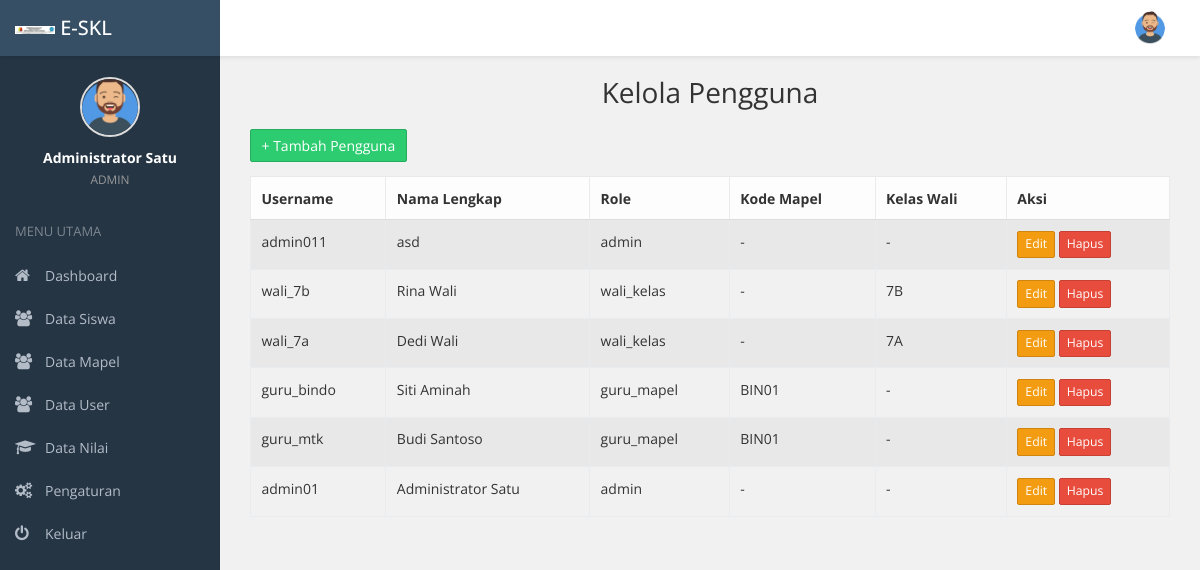
The page /admin/data_user.php (signed in) on the database its author committed.
### tables this page shows
CREATE TABLE `settings` (
  `id` int(11) NOT NULL,
  `tahun_ajaran` varchar(20) NOT NULL,
  `logo` varchar(255) DEFAULT NULL,
  `kop_surat` text DEFAULT NULL,
  `jadwal_pengumuman` datetime DEFAULT NULL,
  `nama_kepala_sekolah` varchar(100) DEFAULT NULL,
  `nip_kepala_sekolah` varchar(30) DEFAULT NULL,
  `nama_sekolah` varchar(255) NOT NULL
);

CREATE TABLE `users` (
  `id` int(11) NOT NULL,
  `username` varchar(50) NOT NULL,
  `password` varchar(255) NOT NULL,
  `nama_lengkap` varchar(100) DEFAULT NULL,
  `role` enum('admin','guru_mapel','wali_kelas','siswa') NOT NULL,
  `kode_mapel` varchar(10) DEFAULT NULL,
  `kelas_wali` varchar(10) DEFAULT NULL
);

### admin/data_user.php (the view, shortened to what this page needs)
<?php
include('../includes/koneksi.php');
$id_user = $_SESSION['id_user'];
$user = mysqli_fetch_assoc(mysqli_query($conn, "SELECT * FROM users WHERE id = '$id_user'"));
$settings = mysqli_fetch_assoc(mysqli_query($conn, "SELECT * FROM settings LIMIT 1"));
$result = mysqli_query($conn, "SELECT * FROM users ORDER BY id DESC");
?>
<!DOCTYPE html>
<html lang="id">
<head>
    <link rel="stylesheet" href="../assets/back/vendors/bootstrap/dist/css/bootstrap.min.css">
    <link rel="stylesheet" href="../assets/back/vendors/font-awesome/css/font-awesome.min.css">
    <link rel="stylesheet" href="../assets/back/css/main.min.css">
    <link rel="stylesheet" href="../assets/back/css/costum.css">
</head>
    <header class="header">
        <div class="page-brand">
            <a class="link" href="index.php">
                <img src="<?= $settings['logo'] ?>" width="40" alt="LOGO">
                <span class="brand">E-SKL</span>
            </a>
        </div>
        <div class="flexbox flex-1">
            <ul class="nav navbar-toolbar">
                <li><a class="nav-link sidebar-toggler js-sidebar-toggler"><i class="ti-menu"></i></a></li>
            </ul>
            <ul class="nav navbar-toolbar">
                <li class="dropdown dropdown-user">
                    <a class="nav-link dropdown-toggle link" data-toggle="dropdown">
                        <img src="../assets/back/img/admin.png">
                    </a>
                </li>
            </ul>
        </div>
    </header>
<body class="fixed-navbar fixed-layout">
<div class="page-wrapper">
    <?php include 'menu.php'; ?>
    <div class="content-wrapper">
        <div class="container-fluid">
            <h2 class="text-center mt-4 mb-4">Kelola Pengguna</h2>
            <div class="mb-3 text-end">
                <button class="btn btn-success" data-toggle="modal" data-target="#modalTambahUser">+ Tambah Pengguna</button>
            </div>
            <div class="table-responsive">
                <table class="table table-bordered table-striped">
                    <thead class="table-light">
                        <tr>
                            <th>Username</th>
                            <th>Nama Lengkap</th>
                            <th>Role</th>
                            <th>Kode Mapel</th>
                            <th>Kelas Wali</th>
                            <th>Aksi</th>
                        </tr>
                    </thead>
                    <tbody>
                        <?php while ($row = mysqli_fetch_assoc($result)) { ?>
                        <tr>
                            <td><?= $row['username'] ?></td>
                            <td><?= $row['nama_lengkap'] ?></td>
                            <td><?= $row['role'] ?></td>
                            <td><?= $row['kode_mapel'] ?? '-' ?></td>
                            <td><?= $row['kelas_wali'] ?? '-' ?></td>
                            <td>
                                <button class="btn btn-warning btn-sm btn-edit" data-id="<?= $row['id'] ?>">Edit</button>
                                <a href="delete_user.php?id=<?= $row['id'] ?>" class="btn btn-danger btn-sm" onclick="return confirm('Yakin ingin menghapus?')">Hapus</a>
                            </td>
                        </tr>
                        <?php } ?>
                    </tbody>
                </table>
            </div>
        </div>
    </div>
</div>
</body>
</html>

### admin/menu.php (shortened to what this page needs)
<div class="page-sidebar">
    <div class="profile text-center py-4">
        <div class="profile-image">
            <img src="../assets/back/img/admin.png" alt="Admin" />
        </div>
        <div class="profile-info">
            <span class="font-weight-bold"><?= $user['nama_lengkap'] ?></span><br>
            <small class="text-muted"><?= strtoupper($user['role']) ?></small>
        </div>
    </div>
    <ul class="side-menu metismenu">
        <li class="heading">MENU UTAMA</li>
        <li>
            <a href="index.php"><i class="sidebar-item-icon fa fa-home"></i>
                <span class="nav-label">Dashboard</span>
            </a>
        </li>
        <li>
            <a href="data_siswa.php"><i class="sidebar-item-icon fa fa-users"></i>
                <span class="nav-label">Data Siswa</span>
            </a>
        </li>
        <li>
            <a href="data_mapel.php"><i class="sidebar-item-icon fa fa-users"></i>
                <span class="nav-label">Data Mapel</span>
            </a>
        </li>
        <li>
            <a href="data_user.php"><i class="sidebar-item-icon fa fa-users"></i>
                <span class="nav-label">Data User</span>
            </a>
        </li>
        <li>
            <a href="data_nilai.php"><i class="sidebar-item-icon fa fa-graduation-cap"></i>
                <span class="nav-label">Data Nilai</span>
            </a>
        </li>
        <li>
            <a href="pengaturan.php"><i class="sidebar-item-icon fa fa-cogs"></i>
                <span class="nav-label">Pengaturan</span>
            </a>
        </li>
        <li>
            <a href="logout.php"><i class="sidebar-item-icon fa fa-power-off"></i>
                <span class="nav-label">Keluar</span>
            </a>
        </li>
    </ul>
</div>

### admin/menu.php (style rules this page uses)
.profile-image img { width: 60px; height: 60px; object-fit: cover; border-radius: 50%; border: 2px solid #ddd; }
.profile-info { padding-top: 10px; color: white; }

### rows shown on the page
settings: logo (picture)
users: nama_lengkap "Administrator Satu", role "ADMIN", username "admin01", role "admin", kode_mapel "-", kelas_wali "-"
users: username "admin011", nama_lengkap "asd", role "admin", kode_mapel "-", kelas_wali "-"
users: username "wali_7b", nama_lengkap "Rina Wali", role "wali_kelas", kode_mapel "-", kelas_wali "7B"
users: username "wali_7a", nama_lengkap "Dedi Wali", role "wali_kelas", kode_mapel "-", kelas_wali "7A"
users: username "guru_bindo", nama_lengkap "Siti Aminah", role "guru_mapel", kode_mapel "BIN01", kelas_wali "-"
users: username "guru_mtk", nama_lengkap "Budi Santoso", role "guru_mapel", kode_mapel "BIN01", kelas_wali "-"
